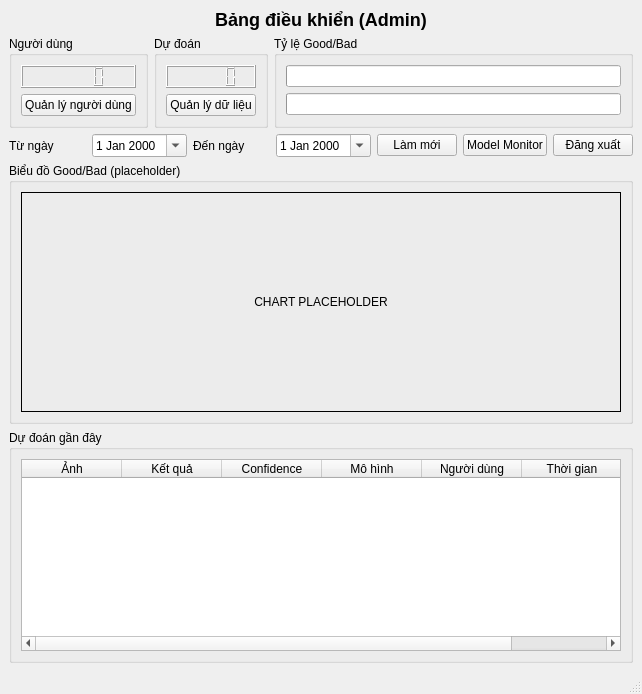
<?xml version="1.0" encoding="UTF-8"?>
<ui version="4.0">
 <class>MainWindow_AdminDashboard</class>
 <widget class="QMainWindow" name="MainWindow_AdminDashboard">
  <property name="windowTitle">
   <string>Fruit ML - Admin Dashboard</string>
  </property>
  <widget class="QWidget" name="centralwidget">
   <layout class="QVBoxLayout" name="verticalLayout">
    <item>
     <widget class="QLabel" name="lblTitle">
      <property name="text">
       <string>&lt;h2&gt;Bảng điều khiển (Admin)&lt;/h2&gt;</string>
      </property>
      <property name="alignment">
       <set>Qt::AlignCenter</set>
      </property>
     </widget>
    </item>
    <item>
     <layout class="QHBoxLayout" name="layoutStats">
      <item>
       <widget class="QGroupBox" name="groupUsers">
        <property name="title"><string>Người dùng</string></property>
        <layout class="QVBoxLayout" name="vl1">
         <item><widget class="QLCDNumber" name="lcdTotalUsers"/></item>
         <item><widget class="QPushButton" name="btnGoUserManagement"><property name="text"><string>Quản lý người dùng</string></property></widget></item>
        </layout>
       </widget>
      </item>
      <item>
       <widget class="QGroupBox" name="groupPreds">
        <property name="title"><string>Dự đoán</string></property>
        <layout class="QVBoxLayout" name="vl2">
         <item><widget class="QLCDNumber" name="lcdTotalPredictions"/></item>
         <item><widget class="QPushButton" name="btnGoDataManagement"><property name="text"><string>Quản lý dữ liệu</string></property></widget></item>
        </layout>
       </widget>
      </item>
      <item>
       <widget class="QGroupBox" name="groupRatio">
        <property name="title"><string>Tỷ lệ Good/Bad</string></property>
        <layout class="QVBoxLayout" name="vl3">
         <item><widget class="QProgressBar" name="barGoodRatio"><property name="format"><string>Good %p%</string></property></widget></item>
         <item><widget class="QProgressBar" name="barBadRatio"><property name="format"><string>Bad %p%</string></property></widget></item>
        </layout>
       </widget>
      </item>
     </layout>
    </item>
    <item>
     <layout class="QHBoxLayout" name="layoutFilters">
      <item><widget class="QLabel" name="lblFrom"><property name="text"><string>Từ ngày</string></property></widget></item>
      <item><widget class="QDateEdit" name="dateFrom"><property name="calendarPopup"><bool>true</bool></property></widget></item>
      <item><widget class="QLabel" name="lblTo"><property name="text"><string>Đến ngày</string></property></widget></item>
      <item><widget class="QDateEdit" name="dateTo"><property name="calendarPopup"><bool>true</bool></property></widget></item>
      <item><widget class="QPushButton" name="btnRefresh"><property name="text"><string>Làm mới</string></property></widget></item>
      <item><widget class="QPushButton" name="btnModelMonitor"><property name="text"><string>Model Monitor</string></property></widget></item>
      <item><widget class="QPushButton" name="btnLogout"><property name="text"><string>Đăng xuất</string></property></widget></item>
     </layout>
    </item>
    <item>
     <widget class="QGroupBox" name="groupChart">
      <property name="title"><string>Biểu đồ Good/Bad (placeholder)</string></property>
      <layout class="QVBoxLayout" name="vlChart">
       <item><widget class="QLabel" name="chartPlaceholder"><property name="minimumSize"><size><width>600</width><height>220</height></size></property><property name="frameShape"><enum>QFrame::Box</enum></property><property name="alignment"><set>Qt::AlignCenter</set></property><property name="text"><string>CHART PLACEHOLDER</string></property></widget></item>
      </layout>
     </widget>
    </item>
    <item>
     <widget class="QGroupBox" name="groupRecent">
      <property name="title"><string>Dự đoán gần đây</string></property>
      <layout class="QVBoxLayout" name="vlRecent">
       <item>
        <widget class="QTableWidget" name="tblRecentPredictions">
         <column><property name="text"><string>Ảnh</string></property></column>
         <column><property name="text"><string>Kết quả</string></property></column>
         <column><property name="text"><string>Confidence</string></property></column>
         <column><property name="text"><string>Mô hình</string></property></column>
         <column><property name="text"><string>Người dùng</string></property></column>
         <column><property name="text"><string>Thời gian</string></property></column>
        </widget>
       </item>
      </layout>
     </widget>
    </item>
   </layout>
  </widget>
  <widget class="QStatusBar" name="statusbar"/>
 </widget>
 <resources/>
 <connections/>
</ui>
